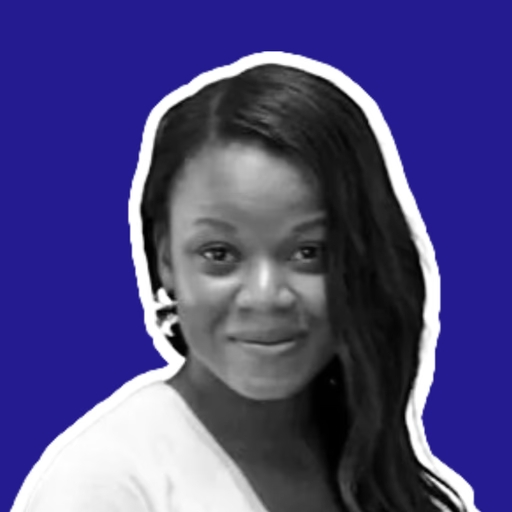
#> input picture img/ernestine.jpg, 512 x 512 px
$ python gen_og.py
#> lines starting #> are read from the running program, lines starting #| are printed output that depends on the picture; after the words box and inside, x2 and y2 are one past the last pixel; in counts of white or black regions, pixels touching at a corner belong together
from PIL import Image, ImageDraw, ImageFilter, ImageFont
import math, os

W, H = 1200, 630
BG   = (8, 8, 20)        # near-black navy
ACC  = (109, 93, 255)     # brand purple
ACC2 = (200, 195, 255)    # soft lavender
WHITE = (255, 255, 255)
MUTED = (160, 155, 200)

out = Image.new("RGB", (W, H), BG)
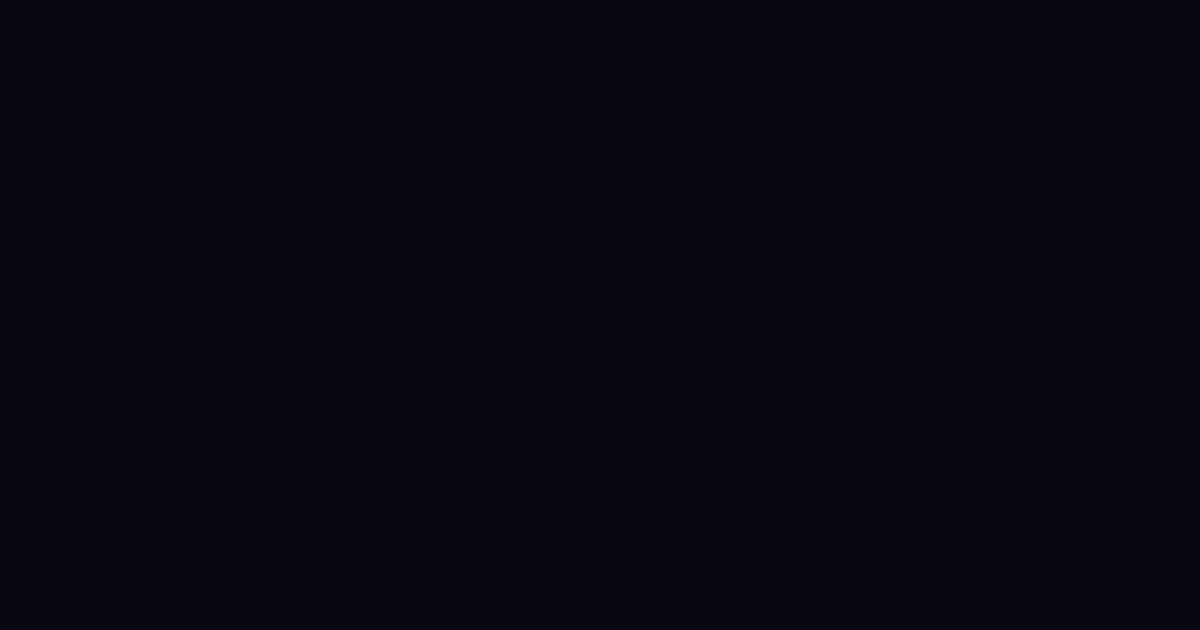
#> out: PIL image 1200x630 RGB; mean R, G, B 8, 8, 20
d   = ImageDraw.Draw(out)

# ── Subtle geometric accent lines ────────────────────────────────────
# Thin horizontal rule full width
d.rectangle([0, H-4, W, H], fill=ACC)

# Thin vertical accent bar left of text block
BAR_X = 360
d.rectangle([BAR_X, 60, BAR_X+3, H-4], fill=(109, 93, 255, 60))

# Very faint large circle top-right (geometric decoration)
def draw_circle_ring(img, cx, cy, r, color, width=1, alpha=40):
#> called with cx = 1050, cy = -80, r = 320, color = (109, 93, 255), width = 1, alpha = 25
    overlay = Image.new("RGBA", img.size, (0,0,0,0))
#> overlay: PIL image 1200x630 RGBA; every value is 0
    od = ImageDraw.Draw(overlay)
    od.ellipse([cx-r, cy-r, cx+r, cy+r], outline=color+(alpha,), width=width)
    return Image.alpha_composite(img.convert("RGBA"), overlay).convert("RGB")

out = draw_circle_ring(out, 1050, -80, 320, (109, 93, 255), width=1, alpha=25)
out = draw_circle_ring(out, 1050, -80, 200, (109, 93, 255), width=1, alpha=18)
out = draw_circle_ring(out, 1100, 580, 180, (219, 39, 119), width=1, alpha=20)
d = ImageDraw.Draw(out)

# ── Dot grid (subtle texture, top-right corner) ──────────────────────
import random
rng = random.Random(7)
for gx in range(820, 1160, 28):
    for gy in range(40, 320, 28):
        a = rng.randint(12, 35)
        d.ellipse([gx-1, gy-1, gx+1, gy+1], fill=(109,93,255,a))

# ── Photo circle ─────────────────────────────────────────────────────
photo_path = os.path.join(os.path.dirname(__file__), "img/ernestine.jpg")
PHOTO_X, PHOTO_Y, PHOTO_SIZE = 72, (H - 240) // 2, 240

if os.path.exists(photo_path):
    photo = Image.open(photo_path).convert("RGBA")
    photo = photo.resize((PHOTO_SIZE, PHOTO_SIZE), Image.LANCZOS)
#> photo: PIL image 240x240 RGBA
    # circle mask
    mask = Image.new("L", (PHOTO_SIZE, PHOTO_SIZE), 0)
#> mask: PIL image 240x240 L; every value is 0
    ImageDraw.Draw(mask).ellipse([0,0,PHOTO_SIZE,PHOTO_SIZE], fill=255)
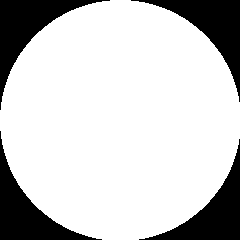
#> mask: PIL image 240x240 L; 79.1% white; 4 black regions, box (x1, y1, x2, y2) and area: (0, 0, 110, 110) 3125, (131, 0, 240, 102) 3015, (0, 131, 102, 240) 3015, (139, 139, 240, 240) 2906
    photo.putalpha(mask)
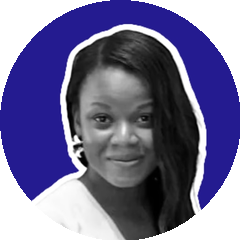
#> photo: PIL image 240x240 RGBA; mean R, G, B, A 74.8, 70.4, 126.8, 201.6; transparent parts drawn white

    # glow ring (brand purple)
    ring_size = PHOTO_SIZE + 12
    ring = Image.new("RGBA", (ring_size, ring_size), (0,0,0,0))
#> ring: PIL image 252x252 RGBA; every value is 0
    rd = ImageDraw.Draw(ring)
    rd.ellipse([0,0,ring_size-1,ring_size-1], outline=(109,93,255,180), width=3)
    # outer faint ring
    rd.ellipse([4,4,ring_size-5,ring_size-5], outline=(109,93,255,60), width=1)

    out_rgba = out.convert("RGBA")
    out_rgba.paste(ring, (PHOTO_X-6, PHOTO_Y-6), ring)
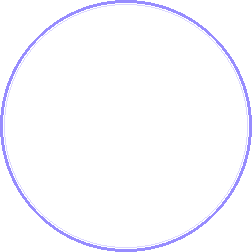
#> ring: PIL image 252x252 RGBA; mean R, G, B, A 5.1, 4.3, 11.8, 7; transparent parts drawn white
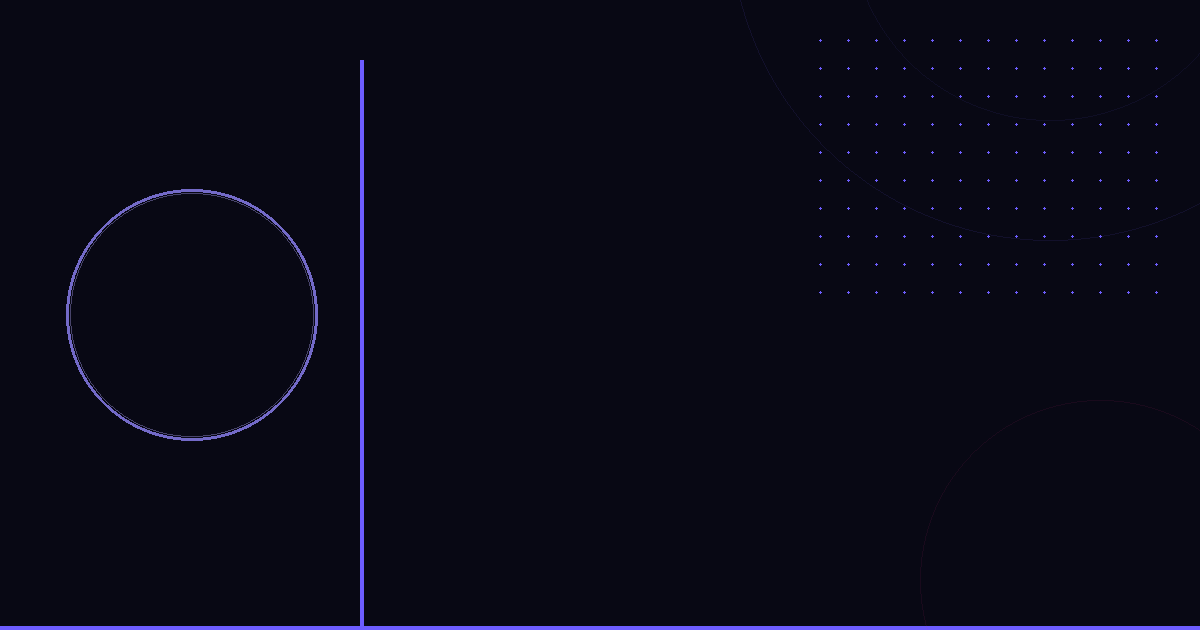
#> out_rgba: PIL image 1200x630 RGBA; mean R, G, B, A 9.3, 9.1, 23, 254.8; transparent parts drawn white
    out_rgba.paste(photo, (PHOTO_X, PHOTO_Y), photo)
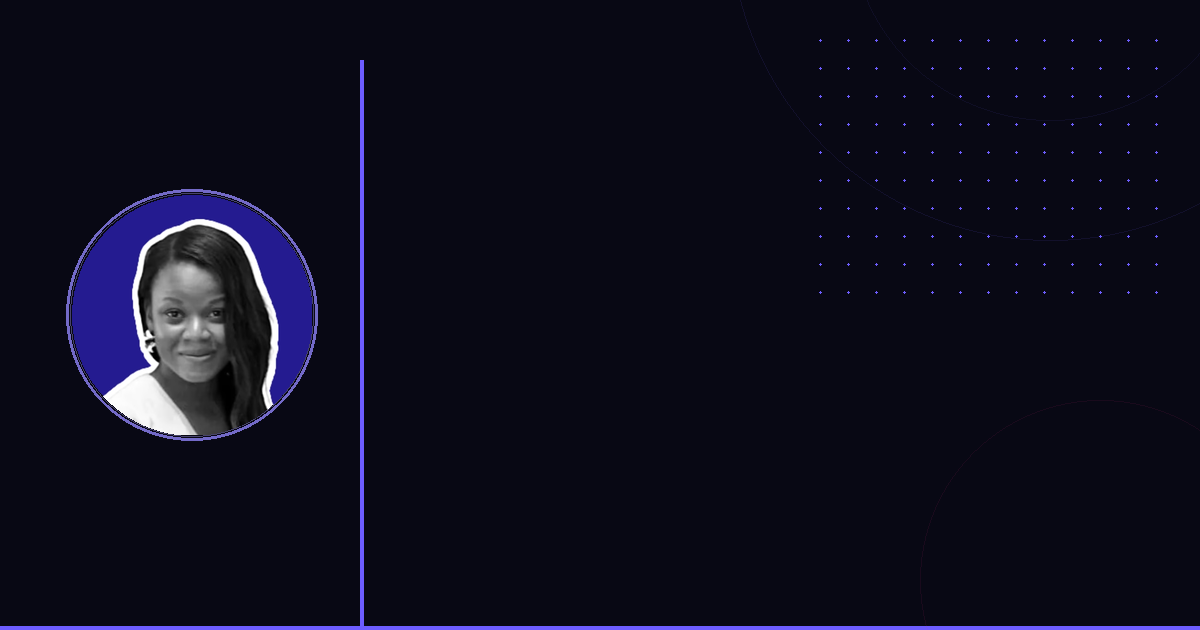
#> out_rgba: PIL image 1200x630 RGBA; mean R, G, B, A 13.4, 13, 29, 254.8; transparent parts drawn white
    out = out_rgba.convert("RGB")
    d = ImageDraw.Draw(out)

# ── Typography ───────────────────────────────────────────────────────
def get_font(size, bold=False):
#> called with size = 66, bold = True
    candidates_bold = [
        "/System/Library/Fonts/Supplemental/Georgia Bold.ttf",
        "/Library/Fonts/Arial Bold.ttf",
        "/System/Library/Fonts/Helvetica.ttc",
        "/System/Library/Fonts/SFNSDisplay.ttf",
    ]
    candidates = [
        "/System/Library/Fonts/Supplemental/Georgia.ttf",
        "/Library/Fonts/Arial.ttf",
        "/System/Library/Fonts/Helvetica.ttc",
        "/System/Library/Fonts/SFNSText.ttf",
    ]
    for p in (candidates_bold if bold else candidates):
        if os.path.exists(p):
            try: return ImageFont.truetype(p, size)
            except: pass
    return ImageFont.load_default()

TX = 390   # text column X

# Thin purple left border for text block
d.rectangle([TX-18, 58, TX-15, H-20], fill=(109,93,255,90))

# Name — large, white, bold
font_name  = get_font(66, bold=True)
font_title = get_font(27)
font_sub   = get_font(20)
font_tag   = get_font(18)
font_url   = get_font(16)

d.text((TX, 68), "Ernestine Matjabo", font=font_name, fill=WHITE)

# Title — brand lavender
d.text((TX, 152), "Senior Product Manager · Product Owner", font=font_title, fill=ACC2)

# Thin separator
d.rectangle([TX, 196, TX+500, 198], fill=(109,93,255,80))

# Key facts — bold label + light description
facts = [
    ("8+ ans",        "en produit digital & fintech"),
    ("Hello Bank!",   "Orange Money · Catenda · Eko Education"),
    ("Conversion",    "Rétention · AB Tests · Mobile"),
]
sy = 216
for bold_txt, light_txt in facts:
    fb = get_font(18, bold=True)
    fl = get_font(18)
    bw = d.textlength(bold_txt + "  ", font=fb)
    d.text((TX, sy), bold_txt + "  ", font=fb, fill=WHITE)
    d.text((TX + bw, sy), light_txt, font=fl, fill=MUTED)
    sy += 34
#> this loop made 3 passes
#> bw on passes 1 to 3: 35, 58, 57
#> after the loop, sy = 318

# Thin separator
d.rectangle([TX, sy+6, TX+500, sy+8], fill=(109,93,255,50))
sy += 22
#> sy = 340

# Tagline — two lines, soft lavender
d.text((TX, sy),    "Je transforme des besoins complexes", font=font_sub, fill=(235, 232, 255))
d.text((TX, sy+30), "en expériences impactantes.",          font=font_sub, fill=(235, 232, 255))

# URL badge — minimal, clean
badge_y = H - 68
badge_text = "ernestinematjabo.com"
bw2 = int(d.textlength(badge_text, font=font_url)) + 24
#> bw2 = 127
d.rounded_rectangle([TX, badge_y, TX+bw2, badge_y+30], radius=6, fill=(109,93,255,35))
d.rounded_rectangle([TX, badge_y, TX+bw2, badge_y+30], radius=6, outline=(109,93,255,120), width=1)
d.text((TX+12, badge_y+7), badge_text, font=font_url, fill=(200, 195, 255))

# ── Small accent dots top-right ─────────────────────────────────────
for dx2, dy2, r2, a2 in [
    (1140, 90, 4, 90), (1165, 130, 2, 55), (1115, 155, 3, 65),
    (1155, 60, 2, 45), (1130, 185, 2, 40),
]:
    d.ellipse([dx2-r2, dy2-r2, dx2+r2, dy2+r2], fill=(109,93,255,a2))

# ── Save ─────────────────────────────────────────────────────────────
dest = os.path.join(os.path.dirname(__file__), "img/og-image.png")
out.save(dest, "PNG", optimize=True)
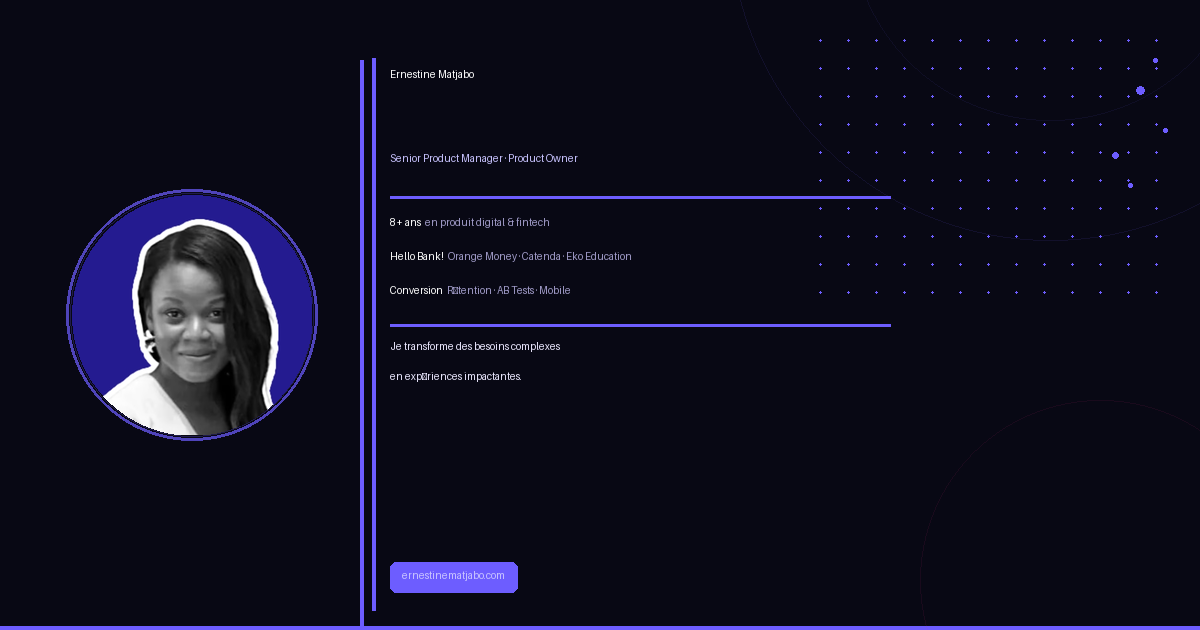
#> saved as og-image.png: PIL image 1200x630 RGB; mean R, G, B 15.4, 14.7, 32.6
print(f"OG image saved → {dest}  ({W}x{H})")
